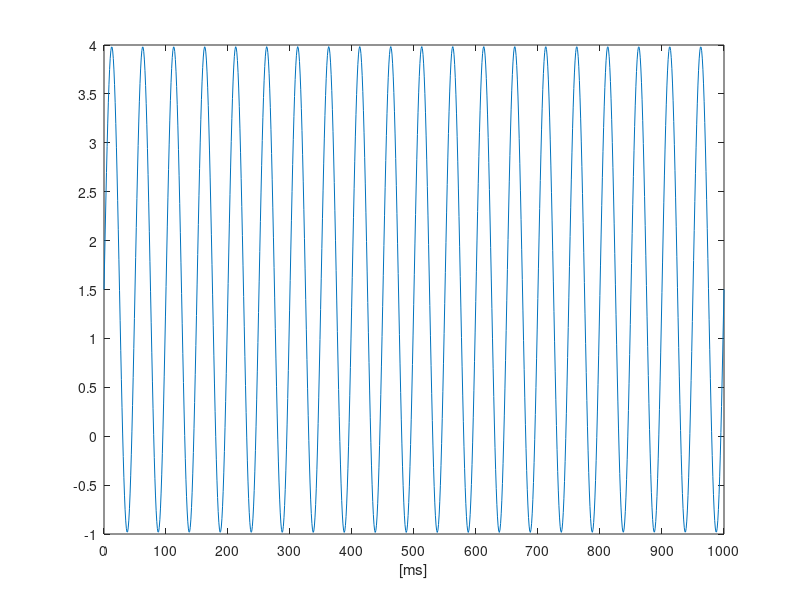
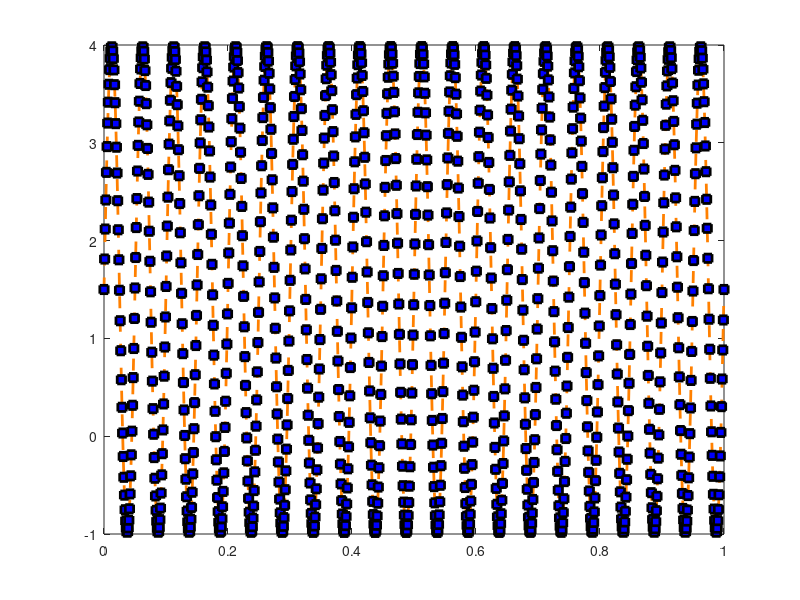
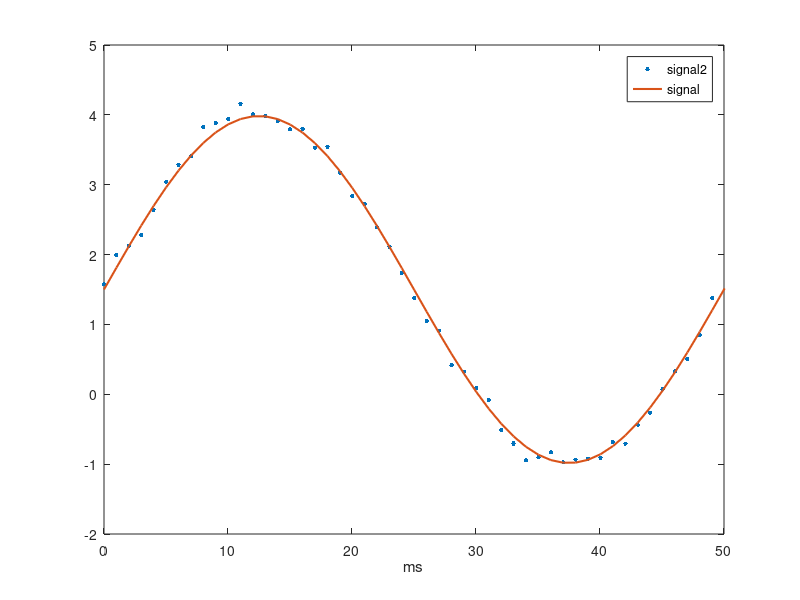

Recreate these plots in MATLAB, in order.
clear;
close all;
clc;

%Zadanie 1 

time=linspace(0,1,1000);
%%

%Zadanie 2
b=2+rand;
signal=1.5+b*sin(2*pi*20*time);
b1=mean(signal);
%Częstotliwość próbkowania wynosi 1000Hz
%%

%Zadanie 3
 figure(1);
 plot(time,signal)
xlabel('[ms]')
set(gca,'YTick',-2:0.5:5)
set(gca,'XTick',0:0.1:1)
set(gca,'XTickLabel',0:100:1000)
%%

%Zadanie 4

figure(2);
h=plot(time,signal, '--gs');
get(h);
set(h,'LineWidth', 2); set(h(1),'Color', [1,0.5,0]);
set(h,'MarkerEdgeColor','black');  set(h, 'MarkerSize',6) 
set(h, 'MarkerFaceColor','b')
%%

%Zadanie5
noise=0.1*randn(1,1000);
e1=mean(noise);
e2=std(noise);
%%

%Zadanie 6

signal2=noise+signal;
figure(3);
f=plot(time, signal2,'.', time, signal);
get(f(1));
set(f(1), 'MarkerSize',10);
get(f(2));
set(f(2), 'Linewidth',1.5);
axis([0 0.05 -2 5]);

set(gca,'XTick',0:0.01:0.05);
set(gca,'XTickLabel',0:10:50);
xlabel('ms');
legend('signal2', 'signal');




